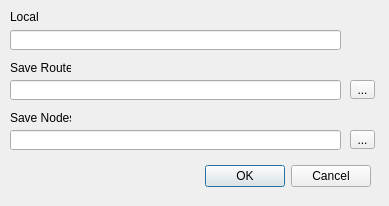
<?xml version="1.0" encoding="UTF-8"?>
<ui version="4.0">
 <class>RouteBuilderDialogBase</class>
 <widget class="QDialog" name="RouteBuilderDialogBase">
  <property name="geometry">
   <rect>
    <x>0</x>
    <y>0</y>
    <width>389</width>
    <height>206</height>
   </rect>
  </property>
  <property name="windowTitle">
   <string>Route Builder</string>
  </property>
  <widget class="QDialogButtonBox" name="button_box">
   <property name="geometry">
    <rect>
     <x>200</x>
     <y>160</y>
     <width>171</width>
     <height>32</height>
    </rect>
   </property>
   <property name="orientation">
    <enum>Qt::Horizontal</enum>
   </property>
   <property name="standardButtons">
    <set>QDialogButtonBox::Cancel|QDialogButtonBox::Ok</set>
   </property>
  </widget>
  <widget class="QLabel" name="label">
   <property name="geometry">
    <rect>
     <x>10</x>
     <y>10</y>
     <width>47</width>
     <height>13</height>
    </rect>
   </property>
   <property name="text">
    <string>Local</string>
   </property>
  </widget>
  <widget class="QLineEdit" name="local_edit">
   <property name="geometry">
    <rect>
     <x>10</x>
     <y>30</y>
     <width>331</width>
     <height>20</height>
    </rect>
   </property>
  </widget>
  <widget class="QLineEdit" name="vias">
   <property name="geometry">
    <rect>
     <x>10</x>
     <y>80</y>
     <width>331</width>
     <height>20</height>
    </rect>
   </property>
  </widget>
  <widget class="QLineEdit" name="nos">
   <property name="geometry">
    <rect>
     <x>10</x>
     <y>130</y>
     <width>331</width>
     <height>20</height>
    </rect>
   </property>
  </widget>
  <widget class="QToolButton" name="botaoVias">
   <property name="geometry">
    <rect>
     <x>350</x>
     <y>80</y>
     <width>25</width>
     <height>19</height>
    </rect>
   </property>
   <property name="text">
    <string>...</string>
   </property>
  </widget>
  <widget class="QLabel" name="label_2">
   <property name="geometry">
    <rect>
     <x>10</x>
     <y>60</y>
     <width>61</width>
     <height>16</height>
    </rect>
   </property>
   <property name="text">
    <string>Save Routes</string>
   </property>
  </widget>
  <widget class="QLabel" name="label_3">
   <property name="geometry">
    <rect>
     <x>10</x>
     <y>110</y>
     <width>61</width>
     <height>16</height>
    </rect>
   </property>
   <property name="text">
    <string>Save Nodes</string>
   </property>
  </widget>
  <widget class="QToolButton" name="botaoNos">
   <property name="geometry">
    <rect>
     <x>350</x>
     <y>130</y>
     <width>25</width>
     <height>19</height>
    </rect>
   </property>
   <property name="text">
    <string>...</string>
   </property>
  </widget>
 </widget>
 <resources/>
 <connections>
  <connection>
   <sender>button_box</sender>
   <signal>accepted()</signal>
   <receiver>RouteBuilderDialogBase</receiver>
   <slot>accept()</slot>
   <hints>
    <hint type="sourcelabel">
     <x>20</x>
     <y>20</y>
    </hint>
    <hint type="destinationlabel">
     <x>20</x>
     <y>20</y>
    </hint>
   </hints>
  </connection>
  <connection>
   <sender>button_box</sender>
   <signal>rejected()</signal>
   <receiver>RouteBuilderDialogBase</receiver>
   <slot>reject()</slot>
   <hints>
    <hint type="sourcelabel">
     <x>20</x>
     <y>20</y>
    </hint>
    <hint type="destinationlabel">
     <x>20</x>
     <y>20</y>
    </hint>
   </hints>
  </connection>
 </connections>
</ui>
